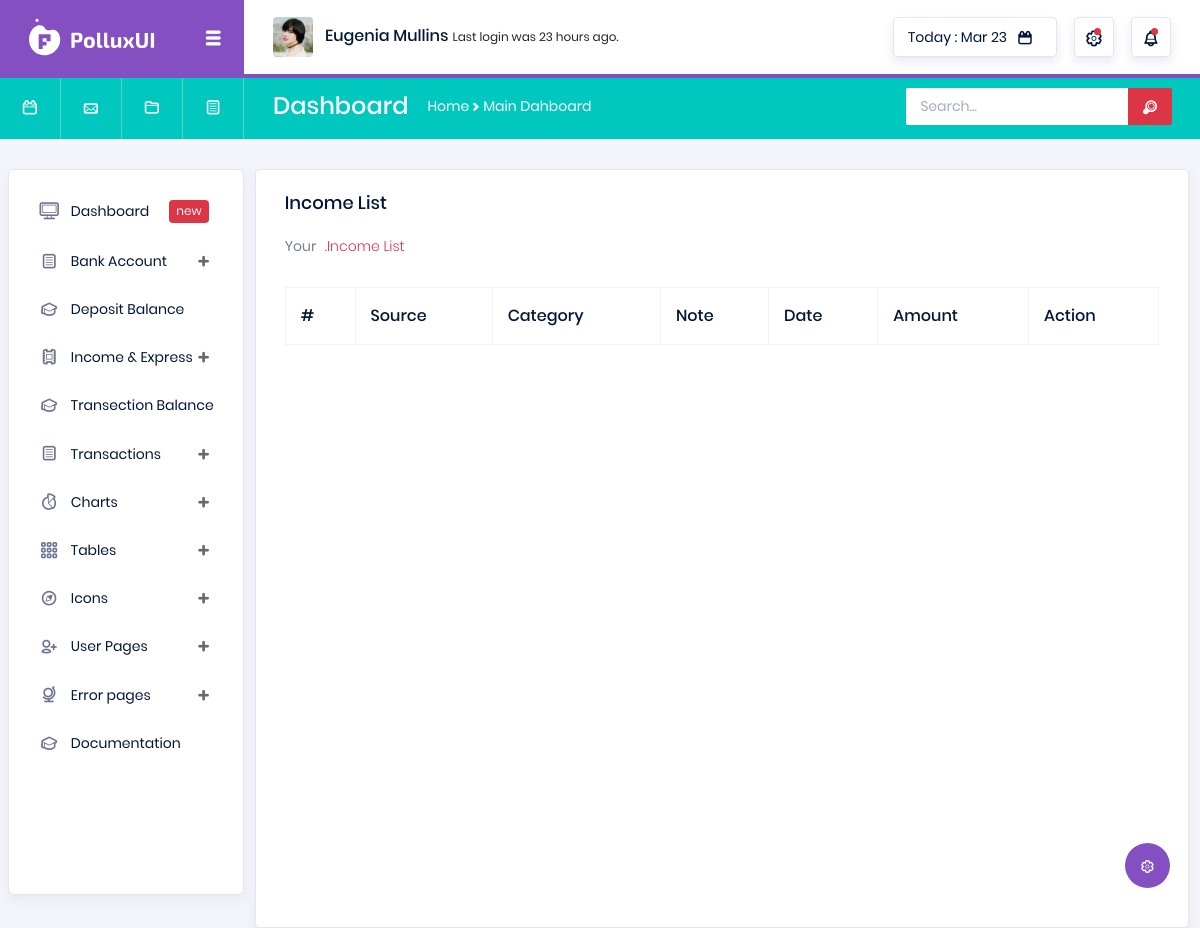
The app's page /view-income/ (signed in), older data.
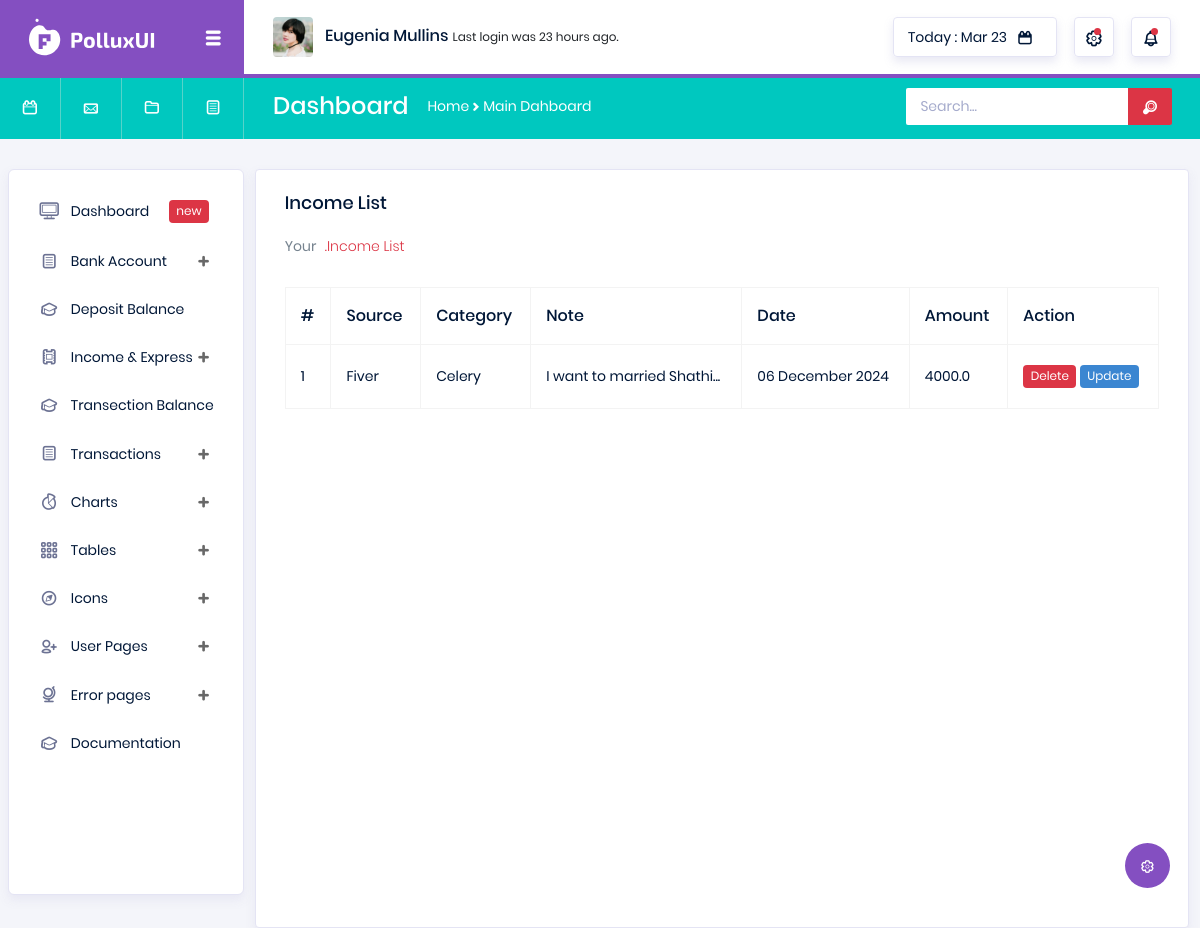
The same page, newer data.
### transactions/models.py (models this page shows)
class Income(models.Model):
    user = models.ForeignKey(User, on_delete=models.CASCADE)
    amount = models.FloatField(default=0.0)
    sourse = models.CharField(max_length=260)
    income_category = models.CharField(max_length=260)
    note = models.TextField()
    create_att = models.DateTimeField(auto_now_add=True)
    update_att = models.DateTimeField(auto_now=True)
    def __str__(self) -> str:
        return self.sourse

### transactions/views.py (the view)
# urls.py: path('view-income/', views.View_Income, name='view_income'),
def View_Income(request):
    user = request.user
    income_data = Income.objects.filter(user=user)
    print(income_data)
    return render(request, 'transaction/view_income.html', context={'income_data':income_data})

### templates/transaction/view_income.html (shortened to what this page needs)
{% extends 'base.html' %}
{% load static %}
{% block body %}
<div class="col-lg-12 grid-margin stretch-card">
    <div class="card">
      <div class="card-body">
        <h4 class="card-title">Income List</h4>
        <p class="card-description">
          Your <code>.Income List</code>
        </p>
        <div class="table-responsive pt-3">
          <table class="table table-bordered">
            <thead>
              <tr>
                <th>
                  #
                </th>
                <th>
                  Source
                </th>
                <th>
                  Category
                </th>
                <th>
                  Note
                </th>
                <th>
                  Date
                </th>
                <th>
                  Amount
                </th>
                <th>
                  Action
                </th>
              </tr>
            </thead>
            <tbody>
            {% for income in income_data %}
              <tr>
                <td>
                  {{forloop.counter}}
                </td>
                <td>
                  {{income.sourse}}
                </td>
                <td>
                    {{income.income_category}}
                </td>
                <td>
                  {{income.note|slice:30}}...
                </td>
                <td>
                    {{income.create_att|date:"d F Y"}}
                </td>
                <td>
                  {{income.amount}}
                </td>
                <td>
                  <a href="{% url 'transaction:delete_income' id=income.id %}" class="badge badge-danger">Delete</a>
                  <a href="{% url 'transaction:update_incom' id=income.id %}" class="badge badge-info">Update</a>
                </td>
              </tr>
            {% endfor %}
            </tbody>
          </table>
        </div>
      </div>
    </div>
  </div>
{% endblock %}

Row changes from the older to the newer data that the page shows:
added Income: sourse "Fiver", income_category "Celery", note "I want to married Shathi", create_att "06 December 2024", amount "4000.0"
